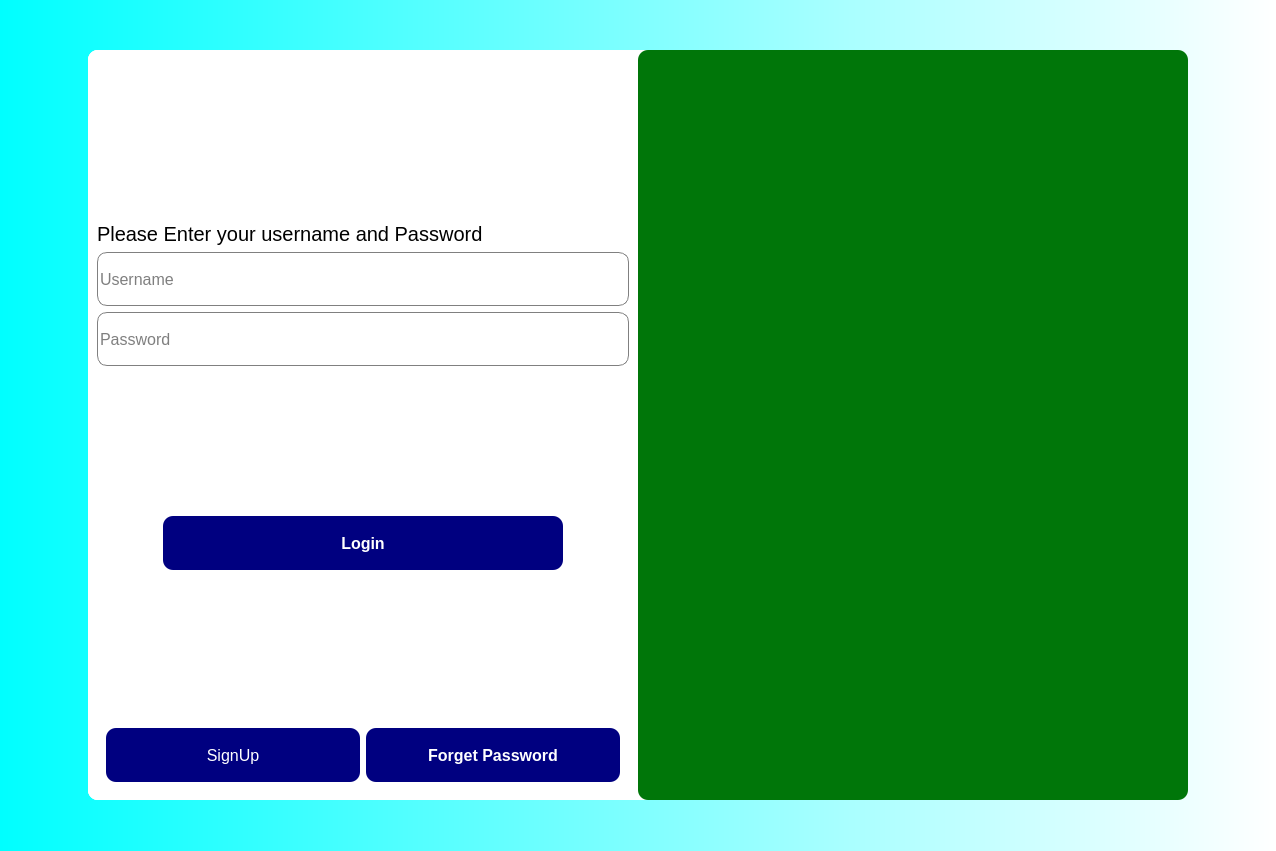
<?xml version="1.0" encoding="UTF-8"?>
<ui version="4.0">
 <class>MainWindow</class>
 <widget class="QMainWindow" name="MainWindow">
  <property name="geometry">
   <rect>
    <x>0</x>
    <y>0</y>
    <width>1276</width>
    <height>851</height>
   </rect>
  </property>
  <property name="windowTitle">
   <string>MainWindow</string>
  </property>
  <widget class="QWidget" name="centralwidget">
   <layout class="QHBoxLayout" name="horizontalLayout">
    <property name="spacing">
     <number>0</number>
    </property>
    <property name="leftMargin">
     <number>0</number>
    </property>
    <property name="topMargin">
     <number>0</number>
    </property>
    <property name="rightMargin">
     <number>0</number>
    </property>
    <property name="bottomMargin">
     <number>0</number>
    </property>
    <item>
     <widget class="QStackedWidget" name="stackedWidget">
      <property name="styleSheet">
       <string notr="true">background-color: qlineargradient(spread:pad, x1:0, y1:0, x2:1, y2:0, stop:0 rgba(0, 255, 255, 255), stop:1 rgba(255, 255, 255, 255))</string>
      </property>
      <widget class="QWidget" name="stackedWidgetPage1">
       <layout class="QHBoxLayout" name="horizontalLayout_2">
        <item>
         <widget class="QWidget" name="widget" native="true">
          <property name="maximumSize">
           <size>
            <width>1100</width>
            <height>750</height>
           </size>
          </property>
          <property name="styleSheet">
           <string notr="true">background-color: white;
border-radius: 10px;</string>
          </property>
          <layout class="QHBoxLayout" name="horizontalLayout_3">
           <property name="spacing">
            <number>0</number>
           </property>
           <property name="leftMargin">
            <number>0</number>
           </property>
           <property name="topMargin">
            <number>0</number>
           </property>
           <property name="rightMargin">
            <number>0</number>
           </property>
           <property name="bottomMargin">
            <number>0</number>
           </property>
           <item>
            <widget class="QStackedWidget" name="stackedWidget_2">
             <property name="maximumSize">
              <size>
               <width>550</width>
               <height>16777215</height>
              </size>
             </property>
             <property name="currentIndex">
              <number>0</number>
             </property>
             <widget class="QWidget" name="stackedWidget_2Page1" native="true">
              <layout class="QVBoxLayout" name="verticalLayout">
               <item>
                <spacer name="verticalSpacer_2">
                 <property name="orientation">
                  <enum>Qt::Vertical</enum>
                 </property>
                 <property name="sizeHint" stdset="0">
                  <size>
                   <width>20</width>
                   <height>40</height>
                  </size>
                 </property>
                </spacer>
               </item>
               <item alignment="Qt::AlignHCenter">
                <widget class="QLabel" name="label">
                 <property name="maximumSize">
                  <size>
                   <width>200</width>
                   <height>200</height>
                  </size>
                 </property>
                 <property name="text">
                  <string/>
                 </property>
                 <property name="pixmap">
                  <pixmap resource="myrec.qrc">:/images/images/user.png</pixmap>
                 </property>
                 <property name="scaledContents">
                  <bool>true</bool>
                 </property>
                </widget>
               </item>
               <item>
                <widget class="QLabel" name="label_2">
                 <property name="font">
                  <font>
                   <pointsize>15</pointsize>
                  </font>
                 </property>
                 <property name="text">
                  <string>Please Enter your username and Password</string>
                 </property>
                </widget>
               </item>
               <item>
                <widget class="QLineEdit" name="lineEdit">
                 <property name="minimumSize">
                  <size>
                   <width>94</width>
                   <height>54</height>
                  </size>
                 </property>
                 <property name="font">
                  <font>
                   <pointsize>12</pointsize>
                  </font>
                 </property>
                 <property name="styleSheet">
                  <string notr="true">border: 1px solid gray;</string>
                 </property>
                 <property name="placeholderText">
                  <string>Username</string>
                 </property>
                </widget>
               </item>
               <item>
                <widget class="QLineEdit" name="lineEdit_2">
                 <property name="minimumSize">
                  <size>
                   <width>0</width>
                   <height>54</height>
                  </size>
                 </property>
                 <property name="font">
                  <font>
                   <pointsize>12</pointsize>
                  </font>
                 </property>
                 <property name="styleSheet">
                  <string notr="true">border: 1px solid gray;</string>
                 </property>
                 <property name="placeholderText">
                  <string>Password</string>
                 </property>
                </widget>
               </item>
               <item>
                <spacer name="verticalSpacer_3">
                 <property name="orientation">
                  <enum>Qt::Vertical</enum>
                 </property>
                 <property name="sizeHint" stdset="0">
                  <size>
                   <width>20</width>
                   <height>40</height>
                  </size>
                 </property>
                </spacer>
               </item>
               <item alignment="Qt::AlignHCenter">
                <widget class="QPushButton" name="pushButton">
                 <property name="minimumSize">
                  <size>
                   <width>400</width>
                   <height>54</height>
                  </size>
                 </property>
                 <property name="maximumSize">
                  <size>
                   <width>400</width>
                   <height>16777215</height>
                  </size>
                 </property>
                 <property name="font">
                  <font>
                   <pointsize>12</pointsize>
                   <weight>75</weight>
                   <bold>true</bold>
                  </font>
                 </property>
                 <property name="styleSheet">
                  <string notr="true">background-color: navy;
color: white;</string>
                 </property>
                 <property name="text">
                  <string>Login</string>
                 </property>
                </widget>
               </item>
               <item>
                <spacer name="verticalSpacer">
                 <property name="orientation">
                  <enum>Qt::Vertical</enum>
                 </property>
                 <property name="sizeHint" stdset="0">
                  <size>
                   <width>20</width>
                   <height>40</height>
                  </size>
                 </property>
                </spacer>
               </item>
               <item>
                <widget class="QWidget" name="widget_4" native="true">
                 <layout class="QHBoxLayout" name="horizontalLayout_4">
                  <item>
                   <widget class="QPushButton" name="pushButton_2">
                    <property name="minimumSize">
                     <size>
                      <width>0</width>
                      <height>54</height>
                     </size>
                    </property>
                    <property name="font">
                     <font>
                      <pointsize>12</pointsize>
                     </font>
                    </property>
                    <property name="styleSheet">
                     <string notr="true">background-color: navy;
color: white;
</string>
                    </property>
                    <property name="text">
                     <string>SignUp</string>
                    </property>
                   </widget>
                  </item>
                  <item>
                   <widget class="QPushButton" name="pushButton_3">
                    <property name="minimumSize">
                     <size>
                      <width>0</width>
                      <height>54</height>
                     </size>
                    </property>
                    <property name="font">
                     <font>
                      <pointsize>12</pointsize>
                      <weight>75</weight>
                      <bold>true</bold>
                     </font>
                    </property>
                    <property name="styleSheet">
                     <string notr="true">background-color: navy;
color: white;</string>
                    </property>
                    <property name="text">
                     <string>Forget Password</string>
                    </property>
                   </widget>
                  </item>
                 </layout>
                </widget>
               </item>
              </layout>
             </widget>
             <widget class="QWidget" name="page"/>
            </widget>
           </item>
           <item>
            <widget class="QWidget" name="widget_3" native="true">
             <property name="styleSheet">
              <string notr="true">background-color: rgb(0, 118, 9)</string>
             </property>
            </widget>
           </item>
          </layout>
         </widget>
        </item>
       </layout>
      </widget>
     </widget>
    </item>
   </layout>
  </widget>
 </widget>
 <resources>
  <include location="myrec.qrc"/>
 </resources>
 <connections/>
</ui>
